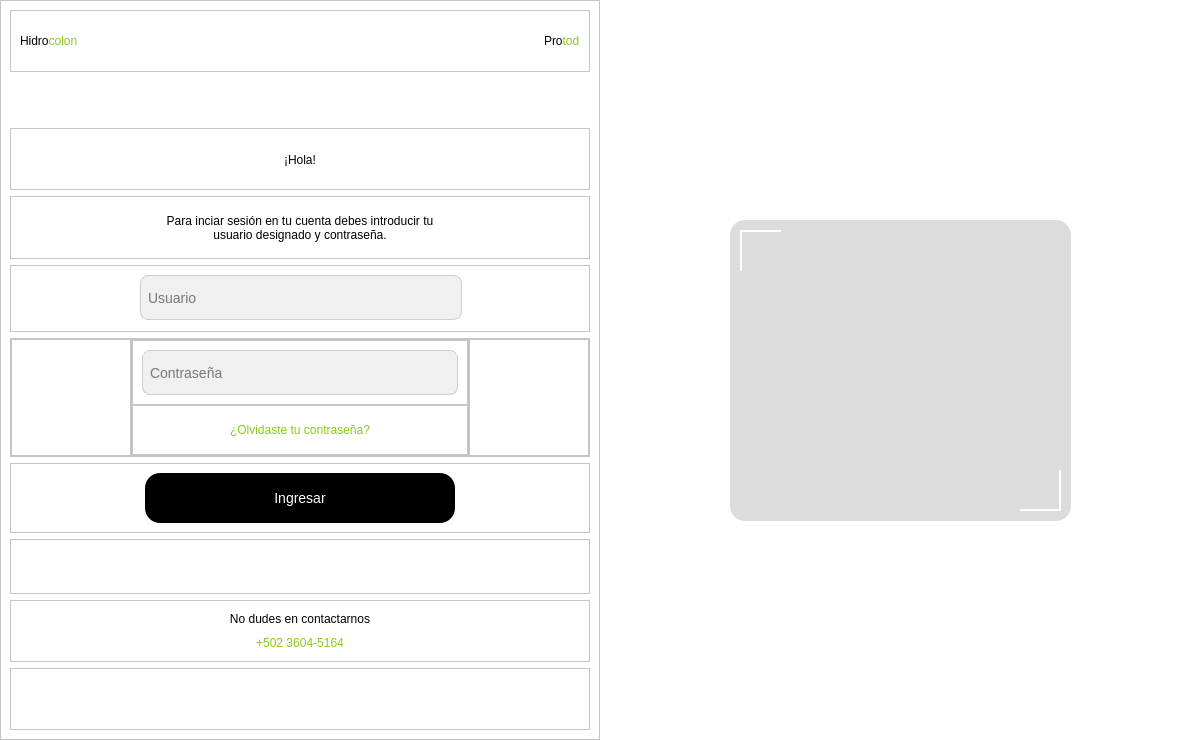
<?xml version="1.0" encoding="UTF-8"?>
<ui version="4.0">
 <class>MainWindow</class>
 <widget class="QMainWindow" name="MainWindow">
  <property name="geometry">
   <rect>
    <x>0</x>
    <y>0</y>
    <width>1200</width>
    <height>740</height>
   </rect>
  </property>
  <property name="windowTitle">
   <string>Hidrocolon</string>
  </property>
  <property name="windowIcon">
   <iconset>
    <normaloff>InterfaceImages/313969136_5709585199110797_1271018789977176534_n.png</normaloff>InterfaceImages/313969136_5709585199110797_1271018789977176534_n.png</iconset>
  </property>
  <widget class="QWidget" name="centralwidget">
   <property name="styleSheet">
    <string notr="true">background-color: rgb(255, 255, 255);</string>
   </property>
   <layout class="QHBoxLayout" name="horizontalLayout">
    <property name="spacing">
     <number>0</number>
    </property>
    <property name="leftMargin">
     <number>0</number>
    </property>
    <property name="topMargin">
     <number>0</number>
    </property>
    <property name="rightMargin">
     <number>0</number>
    </property>
    <property name="bottomMargin">
     <number>0</number>
    </property>
    <item>
     <widget class="QFrame" name="frame">
      <property name="minimumSize">
       <size>
        <width>600</width>
        <height>0</height>
       </size>
      </property>
      <property name="maximumSize">
       <size>
        <width>600</width>
        <height>16777215</height>
       </size>
      </property>
      <property name="frameShape">
       <enum>QFrame::StyledPanel</enum>
      </property>
      <property name="frameShadow">
       <enum>QFrame::Raised</enum>
      </property>
      <layout class="QVBoxLayout" name="verticalLayout">
       <item>
        <widget class="QFrame" name="frame_3">
         <property name="frameShape">
          <enum>QFrame::StyledPanel</enum>
         </property>
         <property name="frameShadow">
          <enum>QFrame::Raised</enum>
         </property>
         <layout class="QHBoxLayout" name="horizontalLayout_2">
          <item>
           <widget class="QLabel" name="label">
            <property name="styleSheet">
             <string notr="true">color: rgb(0, 0, 0);
font: bold 12pt &quot;Nunito&quot;;</string>
            </property>
            <property name="text">
             <string>&lt;html&gt;&lt;head/&gt;&lt;body&gt;&lt;p&gt;&lt;span style=&quot; color:#000000;&quot;&gt;Hidro&lt;/span&gt;&lt;span style=&quot; color:#88cc14;&quot;&gt;colon&lt;/span&gt;&lt;/p&gt;&lt;/body&gt;&lt;/html&gt;</string>
            </property>
           </widget>
          </item>
          <item>
           <spacer name="horizontalSpacer">
            <property name="orientation">
             <enum>Qt::Horizontal</enum>
            </property>
            <property name="sizeHint" stdset="0">
             <size>
              <width>368</width>
              <height>20</height>
             </size>
            </property>
           </spacer>
          </item>
          <item>
           <widget class="QLabel" name="label_2">
            <property name="styleSheet">
             <string notr="true">color: rgb(0, 0, 0);
font: bold 12pt &quot;Nunito&quot;;</string>
            </property>
            <property name="text">
             <string>&lt;html&gt;&lt;head/&gt;&lt;body&gt;&lt;p&gt;&lt;span style=&quot; color:#000000;&quot;&gt;Pro&lt;/span&gt;&lt;span style=&quot; color:#88cc14;&quot;&gt;tod&lt;/span&gt;&lt;/p&gt;&lt;/body&gt;&lt;/html&gt;</string>
            </property>
           </widget>
          </item>
         </layout>
        </widget>
       </item>
       <item>
        <spacer name="verticalSpacer">
         <property name="orientation">
          <enum>Qt::Vertical</enum>
         </property>
         <property name="sizeType">
          <enum>QSizePolicy::Fixed</enum>
         </property>
         <property name="sizeHint" stdset="0">
          <size>
           <width>5</width>
           <height>50</height>
          </size>
         </property>
        </spacer>
       </item>
       <item>
        <widget class="QFrame" name="frame_4">
         <property name="frameShape">
          <enum>QFrame::StyledPanel</enum>
         </property>
         <property name="frameShadow">
          <enum>QFrame::Raised</enum>
         </property>
         <layout class="QHBoxLayout" name="horizontalLayout_4">
          <property name="topMargin">
           <number>11</number>
          </property>
          <item>
           <widget class="QLabel" name="label_4">
            <property name="styleSheet">
             <string notr="true">color: rgb(0, 0, 0);
font: bold 20pt &quot;Nunito&quot;;</string>
            </property>
            <property name="text">
             <string>¡Hola!</string>
            </property>
            <property name="alignment">
             <set>Qt::AlignCenter</set>
            </property>
           </widget>
          </item>
         </layout>
        </widget>
       </item>
       <item>
        <widget class="QFrame" name="frame_5">
         <property name="frameShape">
          <enum>QFrame::StyledPanel</enum>
         </property>
         <property name="frameShadow">
          <enum>QFrame::Raised</enum>
         </property>
         <layout class="QHBoxLayout" name="horizontalLayout_3">
          <item>
           <spacer name="horizontalSpacer_2">
            <property name="orientation">
             <enum>Qt::Horizontal</enum>
            </property>
            <property name="sizeHint" stdset="0">
             <size>
              <width>75</width>
              <height>20</height>
             </size>
            </property>
           </spacer>
          </item>
          <item>
           <widget class="QLabel" name="label_5">
            <property name="minimumSize">
             <size>
              <width>300</width>
              <height>0</height>
             </size>
            </property>
            <property name="maximumSize">
             <size>
              <width>300</width>
              <height>16777215</height>
             </size>
            </property>
            <property name="styleSheet">
             <string notr="true">color: rgb(0, 0, 0);
font: 9pt &quot;Nunito&quot;;</string>
            </property>
            <property name="text">
             <string>Para inciar sesión en tu cuenta debes introducir tu usuario designado y contraseña.</string>
            </property>
            <property name="alignment">
             <set>Qt::AlignCenter</set>
            </property>
            <property name="wordWrap">
             <bool>true</bool>
            </property>
           </widget>
          </item>
          <item>
           <spacer name="horizontalSpacer_3">
            <property name="orientation">
             <enum>Qt::Horizontal</enum>
            </property>
            <property name="sizeHint" stdset="0">
             <size>
              <width>75</width>
              <height>20</height>
             </size>
            </property>
           </spacer>
          </item>
         </layout>
        </widget>
       </item>
       <item>
        <widget class="QFrame" name="frame_6">
         <property name="frameShape">
          <enum>QFrame::StyledPanel</enum>
         </property>
         <property name="frameShadow">
          <enum>QFrame::Raised</enum>
         </property>
         <layout class="QHBoxLayout" name="horizontalLayout_5">
          <property name="leftMargin">
           <number>11</number>
          </property>
          <property name="bottomMargin">
           <number>11</number>
          </property>
          <item>
           <spacer name="horizontalSpacer_4">
            <property name="orientation">
             <enum>Qt::Horizontal</enum>
            </property>
            <property name="sizeType">
             <enum>QSizePolicy::Fixed</enum>
            </property>
            <property name="sizeHint" stdset="0">
             <size>
              <width>118</width>
              <height>20</height>
             </size>
            </property>
           </spacer>
          </item>
          <item>
           <widget class="QLineEdit" name="Ini_usu">
            <property name="minimumSize">
             <size>
              <width>0</width>
              <height>45</height>
             </size>
            </property>
            <property name="styleSheet">
             <string notr="true">QLineEdit {
    background-color: #f0f0f0; /* Color de fondo deseado */
    border: 1px solid #ccc; /* Color del borde deseado */
    padding: 5px; /* Espacio alrededor del texto */
    color: rgb(0, 0, 0); /* Color del texto deseado */
  	font: 9pt &quot;Nunito&quot;; /* Fuente deseada */
    font-size: 14px; /* Tamaño de fuente deseado */
    border-radius: 8px; /* Redondear las esquinas */
}
</string>
            </property>
            <property name="text">
             <string/>
            </property>
            <property name="placeholderText">
             <string>Usuario</string>
            </property>
           </widget>
          </item>
          <item>
           <spacer name="horizontalSpacer_5">
            <property name="orientation">
             <enum>Qt::Horizontal</enum>
            </property>
            <property name="sizeType">
             <enum>QSizePolicy::Fixed</enum>
            </property>
            <property name="sizeHint" stdset="0">
             <size>
              <width>118</width>
              <height>20</height>
             </size>
            </property>
           </spacer>
          </item>
         </layout>
        </widget>
       </item>
       <item>
        <widget class="QFrame" name="frame_7">
         <property name="frameShape">
          <enum>QFrame::StyledPanel</enum>
         </property>
         <property name="frameShadow">
          <enum>QFrame::Raised</enum>
         </property>
         <layout class="QHBoxLayout" name="horizontalLayout_6">
          <property name="spacing">
           <number>0</number>
          </property>
          <property name="leftMargin">
           <number>0</number>
          </property>
          <property name="topMargin">
           <number>0</number>
          </property>
          <property name="rightMargin">
           <number>0</number>
          </property>
          <property name="bottomMargin">
           <number>0</number>
          </property>
          <item>
           <widget class="QFrame" name="frame_9">
            <property name="frameShape">
             <enum>QFrame::StyledPanel</enum>
            </property>
            <property name="frameShadow">
             <enum>QFrame::Raised</enum>
            </property>
            <layout class="QVBoxLayout" name="verticalLayout_4">
             <item>
              <spacer name="horizontalSpacer_6">
               <property name="orientation">
                <enum>Qt::Horizontal</enum>
               </property>
               <property name="sizeType">
                <enum>QSizePolicy::Fixed</enum>
               </property>
               <property name="sizeHint" stdset="0">
                <size>
                 <width>100</width>
                 <height>20</height>
                </size>
               </property>
              </spacer>
             </item>
            </layout>
           </widget>
          </item>
          <item>
           <widget class="QFrame" name="frame_12">
            <property name="frameShape">
             <enum>QFrame::StyledPanel</enum>
            </property>
            <property name="frameShadow">
             <enum>QFrame::Raised</enum>
            </property>
            <layout class="QVBoxLayout" name="verticalLayout_7">
             <property name="spacing">
              <number>0</number>
             </property>
             <property name="leftMargin">
              <number>0</number>
             </property>
             <property name="topMargin">
              <number>0</number>
             </property>
             <property name="rightMargin">
              <number>0</number>
             </property>
             <property name="bottomMargin">
              <number>0</number>
             </property>
             <item>
              <widget class="QFrame" name="frame_15">
               <property name="frameShape">
                <enum>QFrame::StyledPanel</enum>
               </property>
               <property name="frameShadow">
                <enum>QFrame::Raised</enum>
               </property>
               <layout class="QVBoxLayout" name="verticalLayout_6">
                <item>
                 <widget class="QLineEdit" name="Ini_contra">
                  <property name="minimumSize">
                   <size>
                    <width>0</width>
                    <height>45</height>
                   </size>
                  </property>
                  <property name="styleSheet">
                   <string notr="true">QLineEdit {
    background-color: #f0f0f0; /* Color de fondo deseado */
    border: 1px solid #ccc; /* Color del borde deseado */
    padding: 5px; /* Espacio alrededor del texto */
    color: rgb(0, 0, 0); /* Color del texto deseado */
  	font: 9pt &quot;Nunito&quot;; /* Fuente deseada */
    font-size: 14px; /* Tamaño de fuente deseado */
    border-radius: 8px; /* Redondear las esquinas */
}
</string>
                  </property>
                  <property name="text">
                   <string/>
                  </property>
                  <property name="echoMode">
                   <enum>QLineEdit::Password</enum>
                  </property>
                  <property name="placeholderText">
                   <string>Contraseña</string>
                  </property>
                 </widget>
                </item>
               </layout>
              </widget>
             </item>
             <item>
              <widget class="QFrame" name="frame_14">
               <property name="frameShape">
                <enum>QFrame::StyledPanel</enum>
               </property>
               <property name="frameShadow">
                <enum>QFrame::Raised</enum>
               </property>
               <layout class="QHBoxLayout" name="horizontalLayout_9">
                <item>
                 <spacer name="horizontalSpacer_11">
                  <property name="orientation">
                   <enum>Qt::Horizontal</enum>
                  </property>
                  <property name="sizeHint" stdset="0">
                   <size>
                    <width>52</width>
                    <height>20</height>
                   </size>
                  </property>
                 </spacer>
                </item>
                <item>
                 <widget class="QPushButton" name="pushButton_2">
                  <property name="minimumSize">
                   <size>
                    <width>0</width>
                    <height>30</height>
                   </size>
                  </property>
                  <property name="maximumSize">
                   <size>
                    <width>200</width>
                    <height>16777215</height>
                   </size>
                  </property>
                  <property name="styleSheet">
                   <string notr="true">color:#88cc14;
border-radius: 15px; /* Redondear las esquinas */
font: 9pt &quot;Nunito&quot;; /* Fuente deseada */</string>
                  </property>
                  <property name="text">
                   <string>¿Olvidaste tu contraseña?</string>
                  </property>
                  <property name="autoDefault">
                   <bool>false</bool>
                  </property>
                 </widget>
                </item>
                <item>
                 <spacer name="horizontalSpacer_10">
                  <property name="orientation">
                   <enum>Qt::Horizontal</enum>
                  </property>
                  <property name="sizeHint" stdset="0">
                   <size>
                    <width>52</width>
                    <height>20</height>
                   </size>
                  </property>
                 </spacer>
                </item>
               </layout>
              </widget>
             </item>
            </layout>
           </widget>
          </item>
          <item>
           <widget class="QFrame" name="frame_13">
            <property name="frameShape">
             <enum>QFrame::StyledPanel</enum>
            </property>
            <property name="frameShadow">
             <enum>QFrame::Raised</enum>
            </property>
            <layout class="QVBoxLayout" name="verticalLayout_5">
             <item>
              <spacer name="horizontalSpacer_7">
               <property name="orientation">
                <enum>Qt::Horizontal</enum>
               </property>
               <property name="sizeType">
                <enum>QSizePolicy::Fixed</enum>
               </property>
               <property name="sizeHint" stdset="0">
                <size>
                 <width>100</width>
                 <height>20</height>
                </size>
               </property>
              </spacer>
             </item>
            </layout>
           </widget>
          </item>
         </layout>
        </widget>
       </item>
       <item>
        <widget class="QFrame" name="frame_8">
         <property name="frameShape">
          <enum>QFrame::StyledPanel</enum>
         </property>
         <property name="frameShadow">
          <enum>QFrame::Raised</enum>
         </property>
         <layout class="QHBoxLayout" name="horizontalLayout_7">
          <item>
           <spacer name="horizontalSpacer_8">
            <property name="orientation">
             <enum>Qt::Horizontal</enum>
            </property>
            <property name="sizeType">
             <enum>QSizePolicy::Fixed</enum>
            </property>
            <property name="sizeHint" stdset="0">
             <size>
              <width>125</width>
              <height>20</height>
             </size>
            </property>
           </spacer>
          </item>
          <item>
           <widget class="QPushButton" name="btn_ingreso_sis">
            <property name="minimumSize">
             <size>
              <width>0</width>
              <height>50</height>
             </size>
            </property>
            <property name="styleSheet">
             <string notr="true">QPushButton {
    background-color: rgb(0, 0, 0); /* Color de fondo deseado */
    padding: 5px; /* Espacio alrededor del texto */
    color: rgb(255, 255, 255); /* Color del texto deseado */
  	font: bold 9pt &quot;Nunito&quot;; /* Fuente deseada */
    font-size: 14px; /* Tamaño de fuente deseado */
    border-radius: 15px; /* Redondear las esquinas */
}
</string>
            </property>
            <property name="text">
             <string>Ingresar</string>
            </property>
           </widget>
          </item>
          <item>
           <spacer name="horizontalSpacer_9">
            <property name="orientation">
             <enum>Qt::Horizontal</enum>
            </property>
            <property name="sizeType">
             <enum>QSizePolicy::Fixed</enum>
            </property>
            <property name="sizeHint" stdset="0">
             <size>
              <width>125</width>
              <height>20</height>
             </size>
            </property>
           </spacer>
          </item>
         </layout>
        </widget>
       </item>
       <item>
        <widget class="QFrame" name="frame_10">
         <property name="minimumSize">
          <size>
           <width>0</width>
           <height>55</height>
          </size>
         </property>
         <property name="maximumSize">
          <size>
           <width>16777215</width>
           <height>55</height>
          </size>
         </property>
         <property name="frameShape">
          <enum>QFrame::StyledPanel</enum>
         </property>
         <property name="frameShadow">
          <enum>QFrame::Raised</enum>
         </property>
        </widget>
       </item>
       <item>
        <widget class="QFrame" name="frame_16">
         <property name="frameShape">
          <enum>QFrame::StyledPanel</enum>
         </property>
         <property name="frameShadow">
          <enum>QFrame::Raised</enum>
         </property>
         <layout class="QVBoxLayout" name="verticalLayout_3">
          <item>
           <widget class="QLabel" name="label_3">
            <property name="styleSheet">
             <string notr="true">color: rgb(0, 0, 0);
font: 9pt &quot;Nunito&quot;; /* Fuente deseada */</string>
            </property>
            <property name="text">
             <string>No dudes en contactarnos</string>
            </property>
            <property name="alignment">
             <set>Qt::AlignCenter</set>
            </property>
           </widget>
          </item>
          <item>
           <widget class="QLabel" name="label_6">
            <property name="styleSheet">
             <string notr="true">color:#88cc14;
font: 9pt &quot;Nunito&quot;; /* Fuente deseada */</string>
            </property>
            <property name="text">
             <string>+502 3604-5164</string>
            </property>
            <property name="alignment">
             <set>Qt::AlignCenter</set>
            </property>
           </widget>
          </item>
         </layout>
        </widget>
       </item>
       <item>
        <widget class="QFrame" name="frame_11">
         <property name="maximumSize">
          <size>
           <width>16777215</width>
           <height>75</height>
          </size>
         </property>
         <property name="frameShape">
          <enum>QFrame::StyledPanel</enum>
         </property>
         <property name="frameShadow">
          <enum>QFrame::Raised</enum>
         </property>
        </widget>
       </item>
      </layout>
     </widget>
    </item>
    <item>
     <widget class="QFrame" name="frame_2">
      <property name="minimumSize">
       <size>
        <width>600</width>
        <height>0</height>
       </size>
      </property>
      <property name="maximumSize">
       <size>
        <width>600</width>
        <height>16777215</height>
       </size>
      </property>
      <property name="frameShape">
       <enum>QFrame::StyledPanel</enum>
      </property>
      <property name="frameShadow">
       <enum>QFrame::Raised</enum>
      </property>
      <widget class="QLabel" name="label_imagen">
       <property name="geometry">
        <rect>
         <x>-6</x>
         <y>-9</y>
         <width>611</width>
         <height>761</height>
        </rect>
       </property>
       <property name="sizePolicy">
        <sizepolicy hsizetype="Expanding" vsizetype="Expanding">
         <horstretch>0</horstretch>
         <verstretch>0</verstretch>
        </sizepolicy>
       </property>
       <property name="minimumSize">
        <size>
         <width>600</width>
         <height>0</height>
        </size>
       </property>
       <property name="autoFillBackground">
        <bool>false</bool>
       </property>
       <property name="text">
        <string/>
       </property>
       <property name="pixmap">
        <pixmap>InterfaceImages/_6680b459-2c6b-4989-bd76-1a07d6509876.jpg</pixmap>
       </property>
       <property name="scaledContents">
        <bool>true</bool>
       </property>
      </widget>
      <widget class="QLabel" name="label_frases">
       <property name="geometry">
        <rect>
         <x>130</x>
         <y>220</y>
         <width>341</width>
         <height>301</height>
        </rect>
       </property>
       <property name="styleSheet">
        <string notr="true">QLabel {
    background-color: rgba(0,0,0,35); 
    color: #f0f0f0; 
    font: bold 11pt &quot;Nunito&quot;; 
    padding: 5px;
    border-radius: 15px;
}
</string>
       </property>
       <property name="frameShadow">
        <enum>QFrame::Plain</enum>
       </property>
       <property name="text">
        <string/>
       </property>
       <property name="alignment">
        <set>Qt::AlignCenter</set>
       </property>
       <property name="wordWrap">
        <bool>true</bool>
       </property>
      </widget>
      <widget class="QLabel" name="label_frases_2">
       <property name="geometry">
        <rect>
         <x>140</x>
         <y>230</y>
         <width>41</width>
         <height>41</height>
        </rect>
       </property>
       <property name="styleSheet">
        <string notr="true">QLabel {
    border-left: 2px solid white;   /* Borde izquierdo blanco */
    border-top: 2px solid white;    /* Borde superior blanco */
    border-radius: 100px;           /* Redondear las esquinas */
    background-color: rgba(0, 0, 0, 0.0);  /* Fondo semi-transparente */
    color: #f0f0f0;                 /* Color del texto */
}
</string>
       </property>
       <property name="frameShadow">
        <enum>QFrame::Plain</enum>
       </property>
       <property name="text">
        <string/>
       </property>
       <property name="scaledContents">
        <bool>true</bool>
       </property>
       <property name="alignment">
        <set>Qt::AlignCenter</set>
       </property>
       <property name="wordWrap">
        <bool>true</bool>
       </property>
      </widget>
      <widget class="QLabel" name="label_frases_3">
       <property name="geometry">
        <rect>
         <x>420</x>
         <y>470</y>
         <width>41</width>
         <height>41</height>
        </rect>
       </property>
       <property name="styleSheet">
        <string notr="true">QLabel {
    border-right: 2px solid white;   /* Borde izquierdo blanco */
    border-bottom: 2px solid white;    /* Borde superior blanco */
    border-radius: 100px;           /* Redondear las esquinas */
    background-color: rgba(0, 0, 0, 0.0);  /* Fondo semi-transparente */
    color: #f0f0f0;                 /* Color del texto */
}
</string>
       </property>
       <property name="frameShadow">
        <enum>QFrame::Plain</enum>
       </property>
       <property name="text">
        <string/>
       </property>
       <property name="scaledContents">
        <bool>true</bool>
       </property>
       <property name="alignment">
        <set>Qt::AlignCenter</set>
       </property>
       <property name="wordWrap">
        <bool>true</bool>
       </property>
      </widget>
     </widget>
    </item>
   </layout>
  </widget>
 </widget>
 <resources/>
 <connections/>
</ui>
